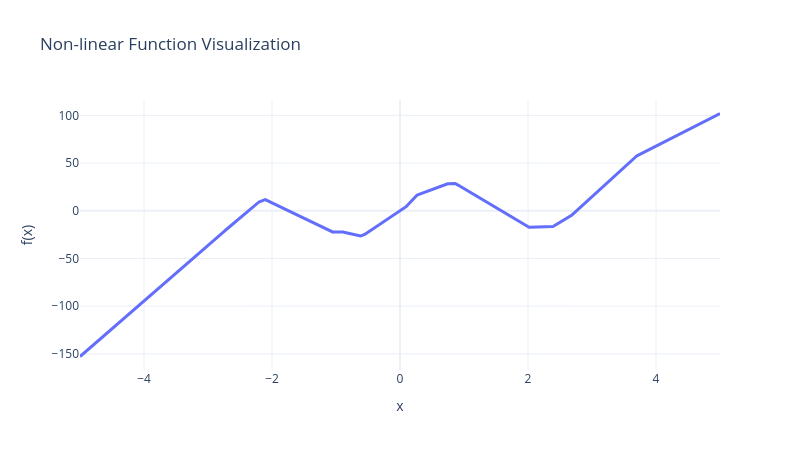

Notebook cell for this chart:
### Code cell
x_torch = torch.linspace(start=-5, end=5, steps=1000, dtype=torch.float32).unsqueeze(1) # becomes 2D = (B x 1)
y_torch = model(x_torch)

x1 = x_torch.detach().numpy().squeeze()
y1 = y_torch.detach().numpy().squeeze()
plot_fun(x=x1, y=y1)

### Figure 1 — Plotly figure (JSON) as saved in the notebook; plotly's stock layout.template omitted (floating-point values rounded to 4 significant figures; data arrays with more than 128 entries replaced by an {"elided": "..."} marker saying what was removed)
{"data": [{"line": {"width": 3}, "mode": "lines", "name": "$f(x)$ (true function)", "x": {"elided": "1000 float values"}, "y": {"elided": "1000 float values"}, "type": "scatter"}], "layout": {"title": {"text": "Non-linear Function Visualization"}, "xaxis": {"title": {"text": "x"}}, "yaxis": {"title": {"text": "f(x)"}}, "width": 800, "height": 450}}
